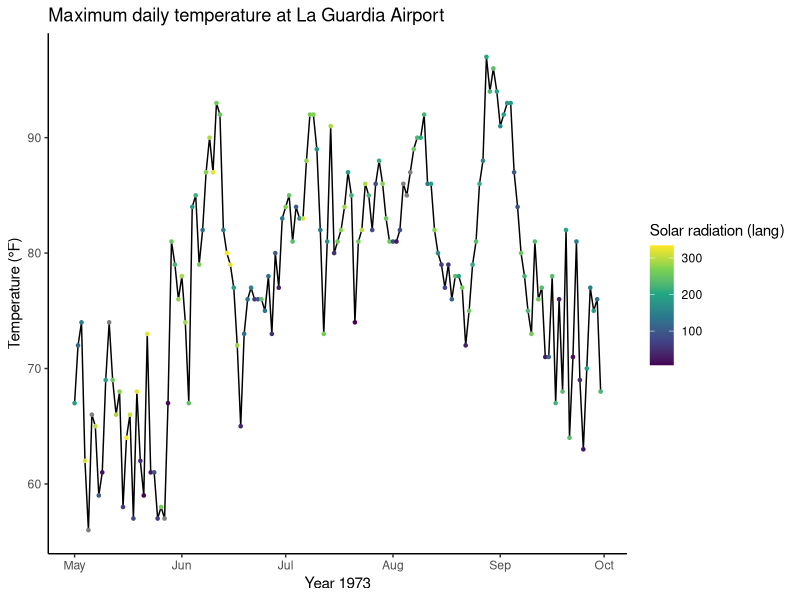
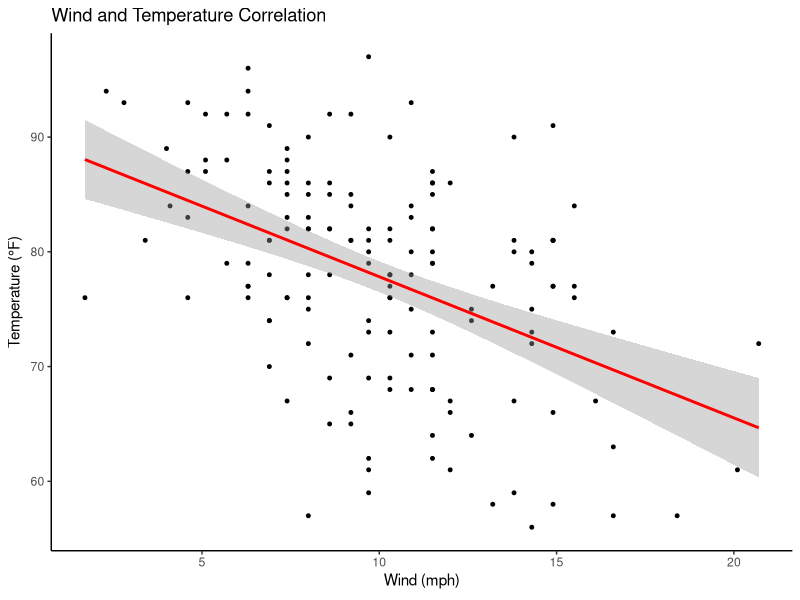
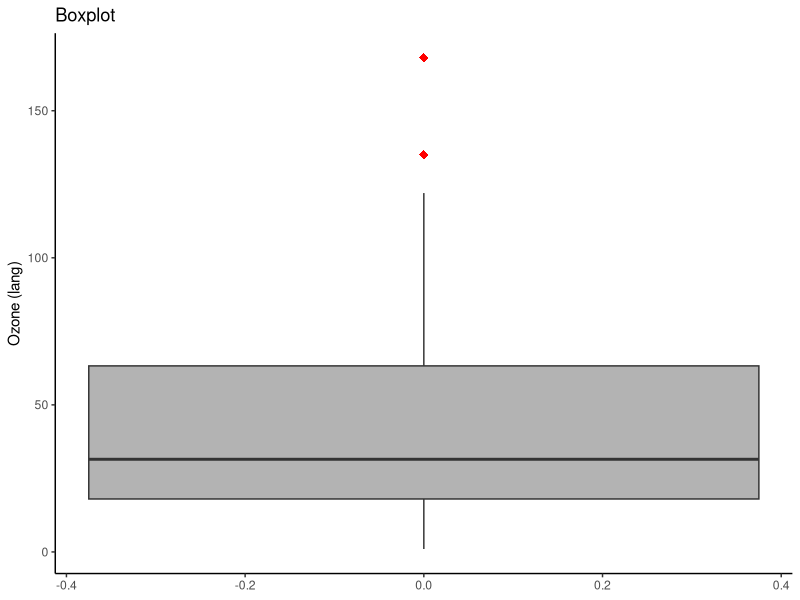

Generate these figures, in order, with R:
## ---- chunk 1
library(tidyverse)
airquality_data <- datasets::airquality

#adding Date, retrieved from the metadata, to the dataset
airquality_data$Date <- seq(as.Date("1973/05/01"), as.Date("1973/09/30"), 1)

#Plot of the daily temperature over time together with the solar radiation at this day
ggplot(
    data = airquality_data,
    aes(x = Date, y = Temp)) +
  geom_line() +
  geom_point(aes(color = Solar.R), size = 0.9) +
  labs(
    title = "Maximum daily temperature at La Guardia Airport",
    y     = "Temperature (°F)",
    x     = "Year 1973") +
    scale_color_viridis_c(direction = 1) + # inverse color scale is more intuitive here
    scale_color_viridis_c("Solar radiation (lang)") +
    theme_classic()

## ---- chunk 2
#Plot of the daily temperature in relation to the wind speed at La Guardia
ggplot(
  data = airquality_data,
  aes(x = Wind, y = Temp)) +
  geom_point(size = 1) +
  geom_smooth(method = "lm", color = "red") +
  labs(title = "Wind and Temperature Correlation",
       x = expression(paste("Wind (mph)")), 
       y = expression(paste("Temperature (°F)"))) +
  theme_classic()

## ---- chunk 3
#Number of missing Values (NA) in the Ozone column
sum(is.na(airquality_data$Ozone))

#Boxplot of the Ozone data showing the Outliers
ggplot(
  data = airquality_data,
  aes(y = Ozone)) +
  geom_boxplot(fill = "grey70", outlier.color = "red", outlier.shape = 18, outlier.size = 3) +
  labs(title = "Boxplot") +
  labs(y = "Ozone (lang)") +
  theme_classic()
